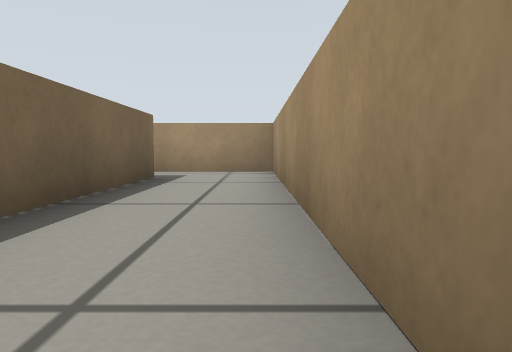
view 1 (above)

13 first-person views from a walk through a world built for the Gazebo simulator. The camera is 0.22 m above the floor, tilts 4° down and sees 70° across. The floor is counted in squares, 0.5 m on a side. Each view is taken from the middle of a square. On the plan, view 1 faces up. The plan holds only what a view shows up to about 9 squares ahead; the rest is blank.

view 2
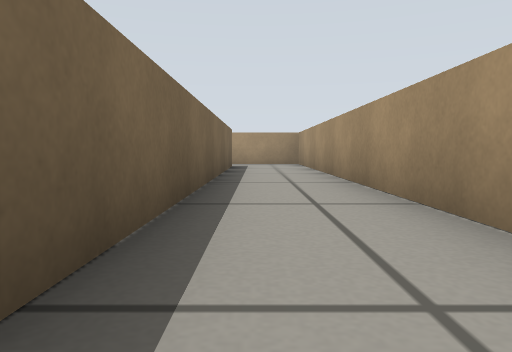

view 3
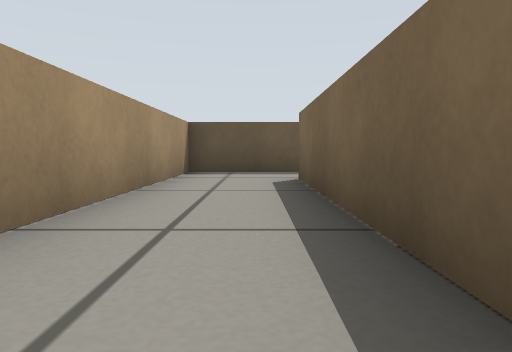

view 4
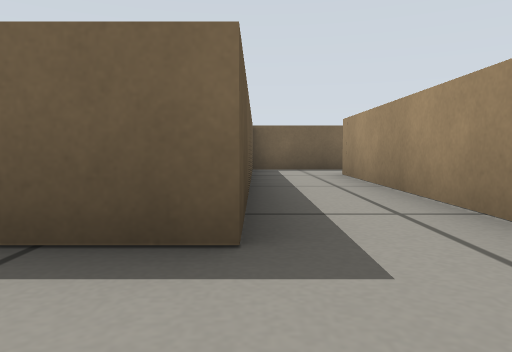

view 5
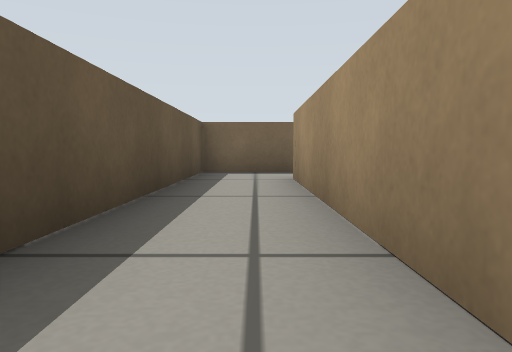

view 6
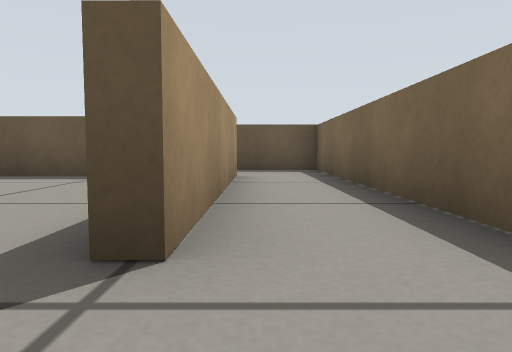

view 7
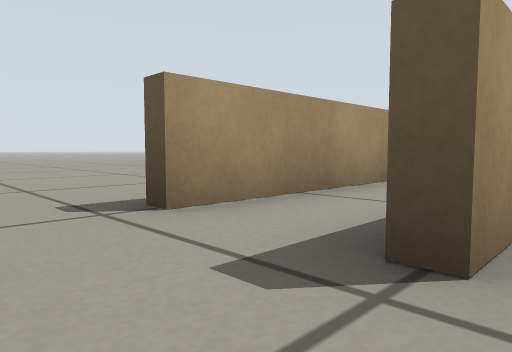

view 8
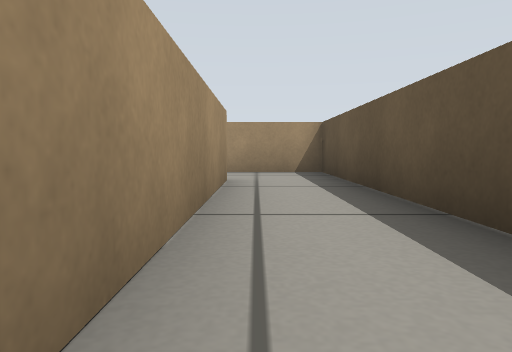

view 9
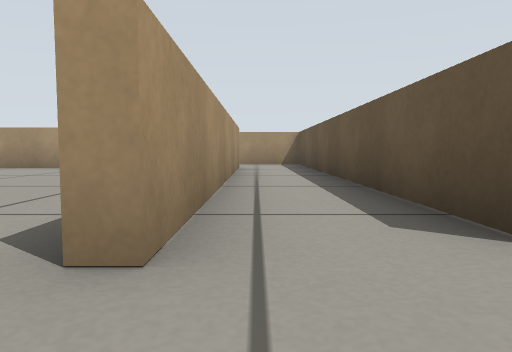

view 10
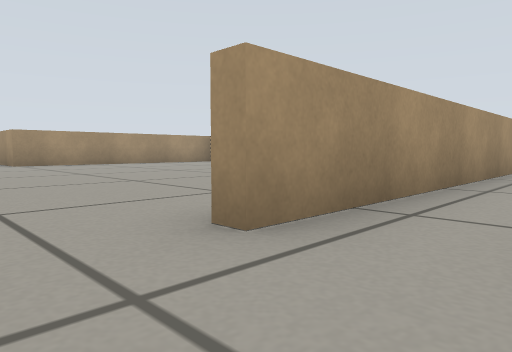

view 11
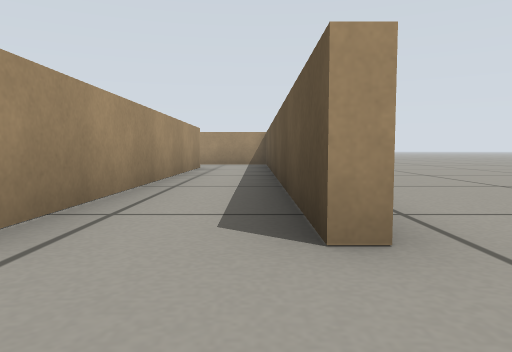

view 12
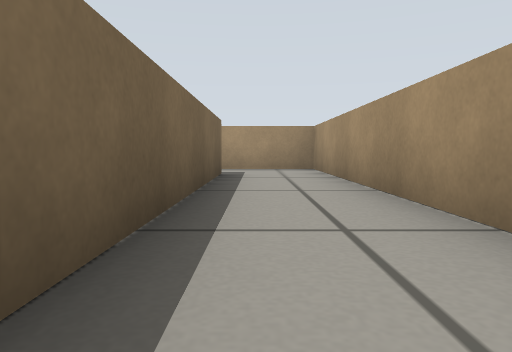

view 13
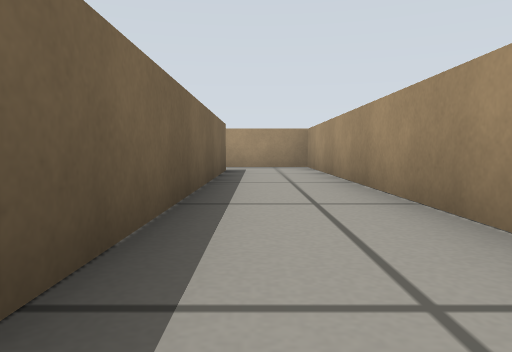

### Floor plan
Points are (right, up) in squares from view 1. A wall is a line through its corners. A room is listed if a view was taken in it or the views show most of it. See-through windows are left out.
Room 1 (views 1, 2, 3, 4, 5, 8, 9, 12, 13)
walls: (-6.4, 5.9) (-1.7, 5.9) (-1.7, -4.6) (-9.8, -4.6); (-9.3, -6.3) (0.4, -6.3) (0.4, 7.6) (-6.7, 7.6)
ways out: opening at (-6, 7) to room 2; opening at (-10.5, -4) to room 3; opening at (-10.5, -6) to room 4
Room 2 (view 6)
walls: (-8.4, 12.1) (-8.4, 5.9) (-6.4, 5.9); (-8.7, 12.6) (-8.2, 12.6); (-6.7, 7.6) (-6.6, 12.6)
ways out: opening at (-6, 7) to room 1; opening at (-8, 13.5) to room 3; opening at (-6, 13.5)
Room 3 (view 7)
walls: (-8.7, 11.9) (-8.7, 12.6)
ways out: opening at (-10.5, -4) to room 1; opening at (-8, 13.5) to room 2
Room 4 (views 10, 11)
walls: (-9.3, -6.7) (-9.3, -6.3)
ways out: opening at (-10.5, -6) to room 1

Where each view was taken, in squares from view 1:
view 1: 0 up, 0 right, facing up
view 2: 4 down, 1 left, facing up
view 3: 1 up, 1 left, facing down
view 4: 6 up, 0 right, facing left
view 5: 7 up, 1 left, facing left
view 6: 14 up, 7 left, facing down
view 7: 14 up, 9 left, facing down-right
view 8: 5 down, 7 left, facing right
view 9: 5 down, 11 left, facing right
view 10: 6 down, 11 left, facing up-right
view 11: 6 down, 11 left, facing right
view 12: 1 down, 1 left, facing up
view 13: 2 down, 1 left, facing up
